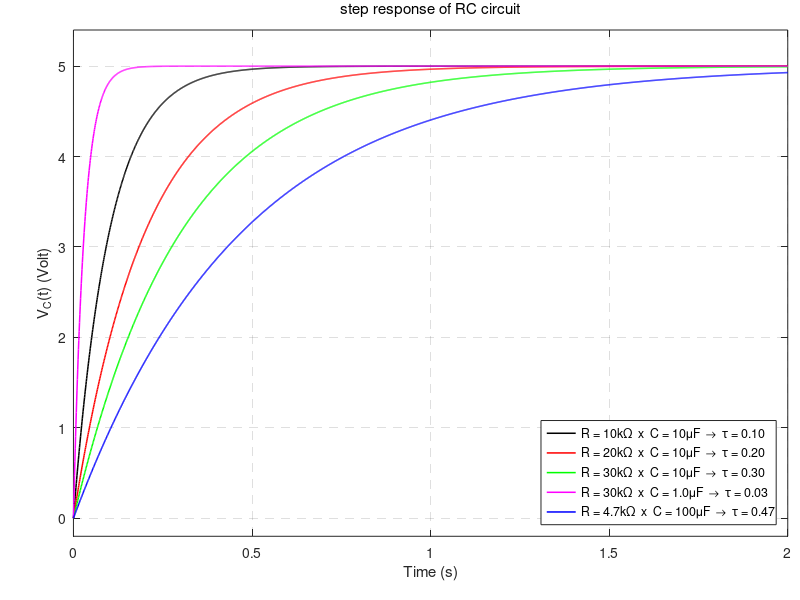

Write MATLAB code to recreate this figure.
clear all; close all; clc;
T = 1e-3; stopTime = 2; % saniye
R1 = 1e4; % 10k
C1 = 1e-5; % 10uF
R2 = 2e4; C2 = C1;
R3 = 3e4; C3 = C1;
R4 = R3; C4 = 0.1*C1;
R5 = 4700; C5 = 10*C1;
Vc0 = 0;
Vcc = 5;
t = 0:T:stopTime;
Vc1 = Vc0*exp(-(t/(R1*C1))) - Vcc*exp(-(t/(R1*C1))) + Vcc;
Vc2 = Vc0*exp(-(t/(R2*C2))) - Vcc*exp(-(t/(R2*C2))) + Vcc;
Vc3 = Vc0*exp(-(t/(R3*C3))) - Vcc*exp(-(t/(R3*C3))) + Vcc;
Vc4 = Vc0*exp(-(t/(R4*C4))) - Vcc*exp(-(t/(R4*C4))) + Vcc;
Vc5 = Vc0*exp(-(t/(R5*C5))) - Vcc*exp(-(t/(R5*C5))) + Vcc;
fprintf('Zaman sabitleri tau = RC\n');
tau = [R1*C1; R2*C2; R3*C3; R4*C4; R5*C5]
%%
figure(1);
lw = 1.1;
plot(t, Vc1, 'k-', 'linewidth', lw);
hold on;
plot(t, Vc2, 'r-', 'linewidth', lw);
plot(t, Vc3, 'g-', 'linewidth', lw);
plot(t, Vc4, 'm-', 'linewidth', lw);
plot(t, Vc5, 'b-', 'linewidth', lw);
hold off;
set(gca, 'position', [0.0918    0.1062    0.8929    0.8438]);
xlabel('Time (s)');
ylabel('V_C(t) (Volt)');
title('step response of RC circuit', 'fontweight', 'normal');
s1 = 1e-3; % scale R values to print them so we have units in kohm
s2 = 1e6; % % scale C values to print them so we have units in uF
leg1 = sprintf('R = %ik\\Omega  x  C = %i\\muF  \\rightarrow  \\tau = %.2f', s1*R1, s2*C1, tau(1));
leg2 = sprintf('R = %ik\\Omega  x  C = %i\\muF  \\rightarrow  \\tau = %.2f', s1*R2, s2*C2, tau(2));
leg3 = sprintf('R = %ik\\Omega  x  C = %i\\muF  \\rightarrow  \\tau = %.2f', s1*R3, s2*C3, tau(3));
leg4 = sprintf('R = %ik\\Omega  x  C = %.1f\\muF  \\rightarrow  \\tau = %.2f', s1*R4, s2*C4, tau(4));
leg5 = sprintf('R = %.1fk\\Omega  x  C = %i\\muF  \\rightarrow  \\tau = %.2f', s1*R5, s2*C5, tau(5));
legend(leg1, leg2, leg3, leg4, leg5, 'location', 'southeast');
set(legend, 'Interpreter', 'tex');
grid on;
set(gca, 'gridlinestyle', '--');
axis([0 2 -0.2 5.4]);